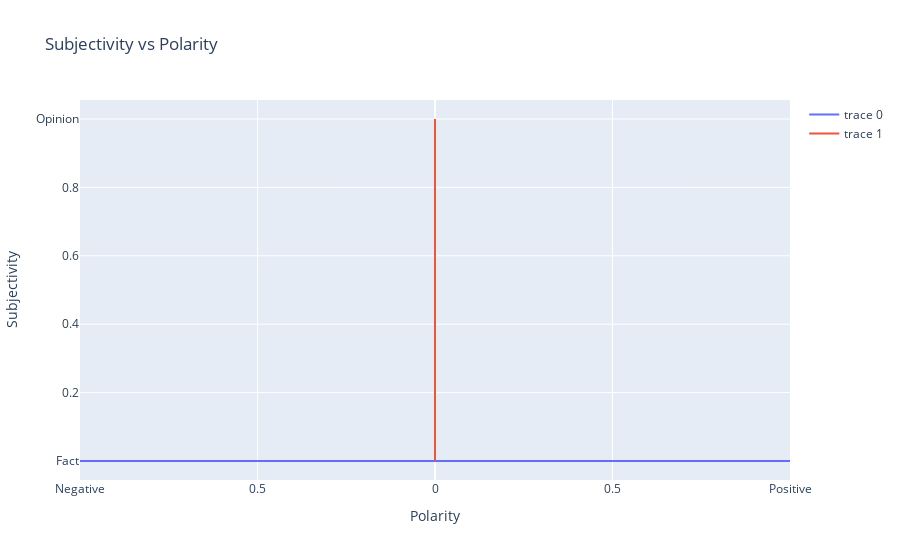

Write notebook code for a chart like this one.
### Code cell
polarity_points = np.linspace(start=-1, stop=1, num=200)
polarity_y = np.zeros(200)

subjectivity_points = np.linspace(start=0, stop=1, num=100)
subjectivity_x = np.zeros(100)

fig = go.Figure()

fig.add_trace(go.Scatter(
    x = polarity_points, 
    y = polarity_y))

fig.add_trace(go.Scatter(
    x = subjectivity_x, 
    y = subjectivity_points))

fig.update_layout(title='Subjectivity vs Polarity', 
                  xaxis_title='Polarity', 
                  yaxis_title='Subjectivity', 
                  xaxis = dict(
                      tickmode='array', 
                      tickvals=[-1, -0.5, 0, 0.5, 1.0], 
                      ticktext=['Negative', '0.5', '0', '0.5', 'Positive']), 
                  yaxis = dict(tickmode='array', 
                               tickvals=[0, 0.2, 0.4, 0.6, 0.8, 1.0], 
                               ticktext=['Fact', '0.2', '0.4', '0.6', '0.8', 'Opinion']) )

fig.write_image('project_notes_or_data/photos_for_presentation/subjectivity_polarity_key.jpg', scale=2.0)

fig.show()

# fig.update_layout()

### Figure 1 — Plotly figure (JSON) as saved in the notebook; plotly's stock layout.template omitted (floating-point values rounded to 4 significant figures; data arrays with more than 128 entries replaced by an {"elided": "..."} marker saying what was removed)
{"data": [{"type": "scatter", "x": {"elided": "200 float values"}, "y": {"elided": "200 int values"}}, {"type": "scatter", "x": [0, 0, 0, 0, 0, 0, 0, 0, 0, 0, 0, 0, 0, 0, 0, 0, 0, 0, 0, 0, 0, 0, 0, 0, 0, 0, 0, 0, 0, 0, 0, 0, 0, 0, 0, 0, 0, 0, 0, 0, 0, 0, 0, 0, 0, 0, 0, 0, 0, 0, 0, 0, 0, 0, 0, 0, 0, 0, 0, 0, 0, 0, 0, 0, 0, 0, 0, 0, 0, 0, 0, 0, 0, 0, 0, 0, 0, 0, 0, 0, 0, 0, 0, 0, 0, 0, 0, 0, 0, 0, 0, 0, 0, 0, 0, 0, 0, 0, 0, 0], "y": [0, 0.0101, 0.0202, 0.0303, 0.0404, 0.05051, 0.06061, 0.07071, 0.08081, 0.09091, 0.101, 0.1111, 0.1212, 0.1313, 0.1414, 0.1515, 0.1616, 0.1717, 0.1818, 0.1919, 0.202, 0.2121, 0.2222, 0.2323, 0.2424, 0.2525, 0.2626, 0.2727, 0.2828, 0.2929, 0.303, 0.3131, 0.3232, 0.3333, 0.3434, 0.3535, 0.3636, 0.3737, 0.3838, 0.3939, 0.404, 0.4141, 0.4242, 0.4343, 0.4444, 0.4545, 0.4646, 0.4747, 0.4848, 0.4949, 0.5051, 0.5152, 0.5253, 0.5354, 0.5455, 0.5556, 0.5657, 0.5758, 0.5859, 0.596, 0.6061, 0.6162, 0.6263, 0.6364, 0.6465, 0.6566, 0.6667, 0.6768, 0.6869, 0.697, 0.7071, 0.7172, 0.7273, 0.7374, 0.7475, 0.7576, 0.7677, 0.7778, 0.7879, 0.798, 0.8081, 0.8182, 0.8283, 0.8384, 0.8485, 0.8586, 0.8687, 0.8788, 0.8889, 0.899, 0.9091, 0.9192, 0.9293, 0.9394, 0.9495, 0.9596, 0.9697, 0.9798, 0.9899, 1]}], "layout": {"autosize": true, "title": {"text": "Subjectivity vs Polarity"}, "xaxis": {"autorange": true, "range": [-1, 1], "tickmode": "array", "ticktext": ["Negative", "0.5", "0", "0.5", "Positive"], "tickvals": [-1, -0.5, 0, 0.5, 1], "title": {"text": "Polarity"}, "type": "linear"}, "yaxis": {"autorange": true, "range": [-0.05556, 1.056], "tickmode": "array", "ticktext": ["Fact", "0.2", "0.4", "0.6", "0.8", "Opinion"], "tickvals": [0, 0.2, 0.4, 0.6, 0.8, 1], "title": {"text": "Subjectivity"}, "type": "linear"}}}
